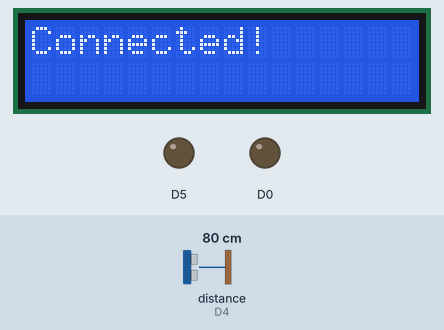
Simulated run of this sketch. Board: ESP8266 (NodeMCU). On the bench: 16×2 character LCD, output pins drawn as LEDs (lit = HIGH). Wiring (inferred from the names in the program): ultrasonic range finder: trigger D3; echo D4. Inputs (shaded band) come from the test bench; at power-on: distance to the obstacle (sensor on D4) 80 cm. The echo pulse lasts 58.3 µs per cm; WiFi joins after 1.5 s; servers stay silent unless stated; pins used as bus, display or sensor lines are not drawn; what the sketch prints to the serial monitor is not drawn.

Above: at 1.7 s.
At 4.0 s:
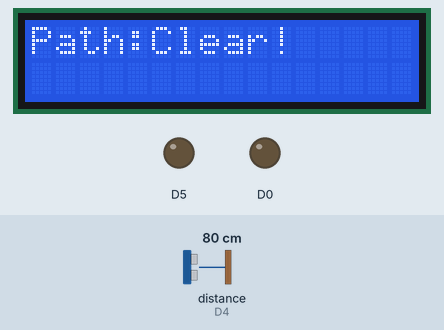
4.1 s: distance to the obstacle (sensor on D4) set to 23 cm
5.6 s: distance to the obstacle (sensor on D4) set to 20 cm
At 8.2 s:
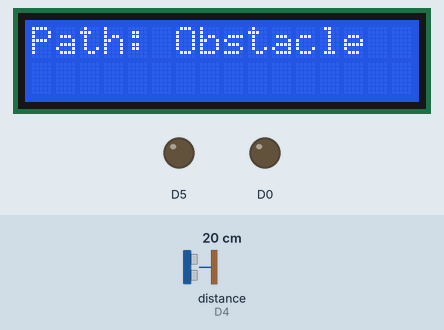
8.5 s: distance to the obstacle (sensor on D4) set to 35 cm
At 9.2 s:
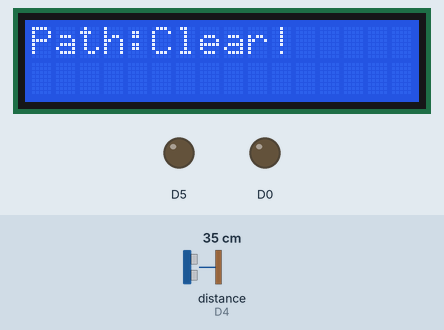
10.0 s: distance to the obstacle (sensor on D4) set to 2 cm
At 12.4 s:
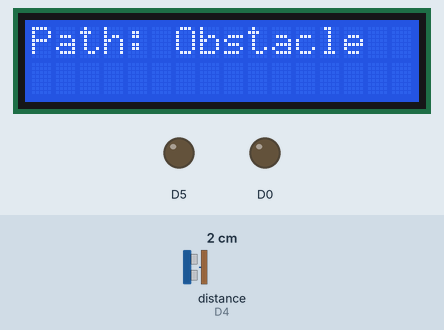
Timing chart, 0 to 13.5 s (numbered marks = the images above; inputs shaded):
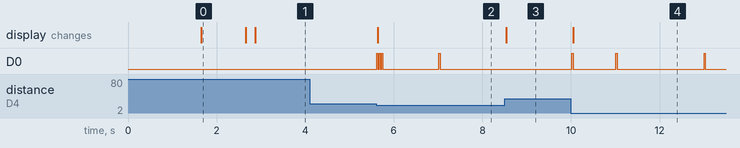

The sketch:

Masters_Blind_people_vision_and_obstacle_avoidance.ino
```cpp
//LDC init
#include <Wire.h>
#include <LiquidCrystal_I2C.h>
LiquidCrystal_I2C lcd(0x27,16,2);
#include <ESP8266WiFi.h>
#include <ESP8266HTTPClient.h>
int interval=1000,buzzFlag=0,flag=0;
void setup() {
 //Setup Serial Monitor
 Serial.begin(9600);

 //LCD init
 lcd.begin(16,2);
 lcd.init();
 lcd.backlight();

 //Setup and Connect to WIFI
 WiFi.begin("Suny Samsung","12344567");
 lcd.print("Connecting");
 while(WiFi.status() != WL_CONNECTED) {
    delay(500);
    Serial.print(".");
 }
 lcd.clear();
 lcd.print("Connected!");

 //Setup Two Sonar Sensors
 pinMode(D3,OUTPUT);//tringPin 1
 pinMode(D4,INPUT);//echoPin 2

 //setup button
 pinMode(D5,OUTPUT);

 //Buzzer Setup
 pinMode(D0,OUTPUT);
 delay(1000);
 lcd.clear();

 HTTPClient http4;
 http4.begin("http://192.168.43.199:8000/changeStatus/0");
 http4.GET();
}

void loop() {
 //mesure data from sonars
 int sonarValue = sonarData();
 //Serial.println(sonarValue);
 if(sonarValue<=20 && sonarValue!=0){
    alarm(1);
    lcd.setCursor(0,0);
    lcd.print("Path: Obstacle");
  }else{
    alarm(0);
    lcd.setCursor(0,0);
    lcd.print("Path:Clear!   ");
  }
 //setting up api connection to parse data and show to LCD
  HTTPClient http,http2,http3;
  //the api will hit if user want to know what is in the front
  if(digitalRead(D5) == 1){
    lcd.setCursor(0,1);
    lcd.print("              ");
    delay(500);
    if(flag == 1){flag=0;http.begin("http://192.168.43.199:8000/changeStatus/0");
      http.GET();}else{flag=1;}
  }

  if(flag == 1){
        if(WiFi.status() == WL_CONNECTED){
        Serial.println("conn established");
        http2.begin("http://192.168.43.199:8000/changeStatus/1");
        http2.GET();
        delay(10);
        http3.begin("http://192.168.43.199:8000/getObject");
        int httpCode = http3.GET();
        if (httpCode > 0) {
          String payload = http3.getString();
          lcd.setCursor(0,1);
          Serial.println(payload);
          lcd.print(payload);
          delay(500);
          }
        }

    }else{
      lcd.setCursor(0,1);
      lcd.print("              ");
    }

}

int sonarData()
{
  digitalWrite(D3, LOW);
  delayMicroseconds(2);
  // Sets the trigPin on HIGH state for 10 micro seconds
  digitalWrite(D3, HIGH);
  delayMicroseconds(10);
  digitalWrite(D3, LOW);
  // Reads the echoPin, returns the sound wave travel time in microseconds
  long duration = pulseIn(D4, HIGH);
  // Calculating the distance
  int distance= duration*0.034/2;
  return distance;
}

void alarm(int warning)
{
  int a = millis();
  if(a>interval && warning==1){
    interval = interval + 1000;
    if(buzzFlag == 0){
        buzzFlag = 1;
        digitalWrite(D0,HIGH);
      }else{
        buzzFlag = 0;
        digitalWrite(D0,LOW);
      }
  }else{
    digitalWrite(D0,LOW);
  }
}
```

Measured:
- the behaviour switches between 22 and 21 cm on distance to the obstacle (sensor on D4) (found by bisection; images 1 and 2)
- after the input at 4.1 s, every drawn part: stays the same
- after the input at 5.6 s, the display: changes at once (image 2)
- after the input at 8.5 s, D0: stays LOW (without the input it goes to HIGH after 0.53 s); the display: changes at once (image 3)
- after the input at 10.0 s, D0: goes HIGH 0.03 s, LOW 0.97 s, HIGH 0.03 s, LOW 2.0 s, HIGH 0.03 s, then LOW, starting at once; the display: changes after 0.05 s (image 4)
- what the display in image 0 shows lasts 1.0 s, from 1.7 s to 2.7 s
